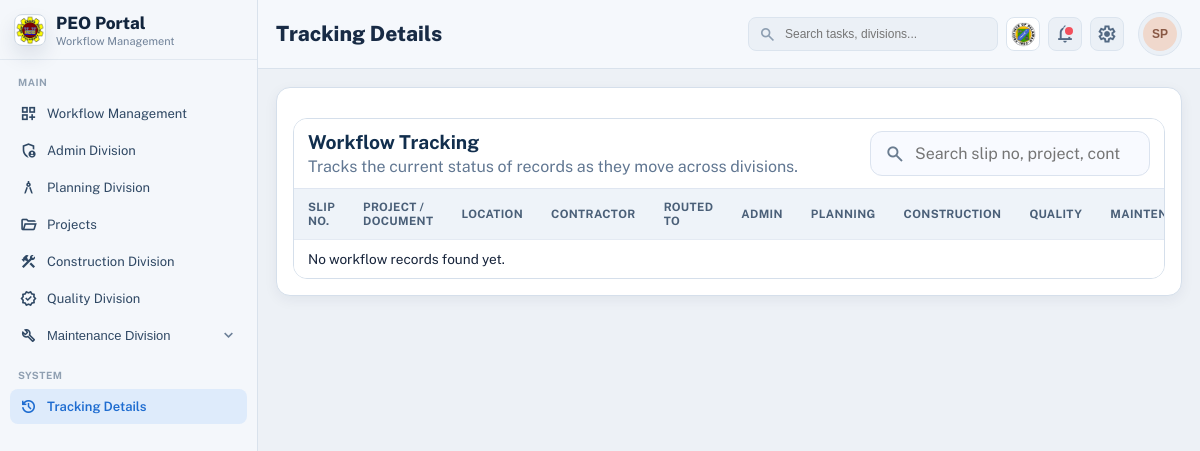
Before: /tracking-details/ (signed in) with the older database file.
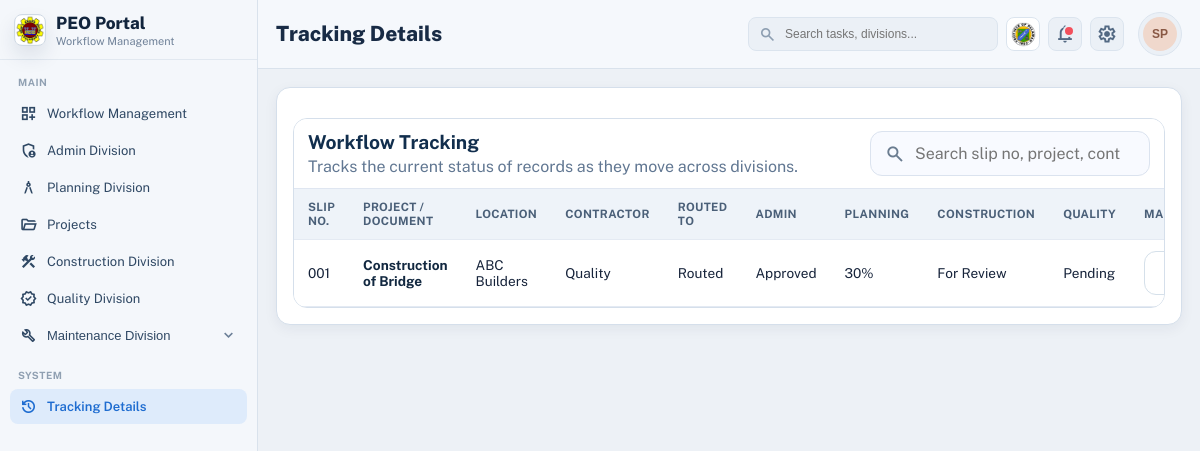
After: the same page with the newer database file.
### my_app/models.py (models this page shows, shortened)
class DivisionStore(models.Model):
    KEY_ADMIN = 'admin'
    KEY_PLANNING = 'planning'
    KEY_CONSTRUCTION = 'construction'
    KEY_QUALITY = 'quality'
    KEY_MAINTENANCE = 'maintenance'
    KEY_CHOICES = [
        (KEY_ADMIN, 'Admin Division'),
        (KEY_PLANNING, 'Planning Division'),
        (KEY_CONSTRUCTION, 'Construction Division'),
        (KEY_QUALITY, 'Quality Division'),
        (KEY_MAINTENANCE, 'Maintenance Division'),
    ]
    user = models.ForeignKey(
        settings.AUTH_USER_MODEL,
        on_delete=models.CASCADE,
        related_name='division_stores',
    )
    key = models.CharField(max_length=20, choices=KEY_CHOICES)
    data = models.JSONField(default=dict, blank=True)
    created_at = models.DateTimeField(auto_now_add=True)
    updated_at = models.DateTimeField(auto_now=True)
    class Meta:
        constraints = [
            models.UniqueConstraint(fields=['user', 'key'], name='unique_division_store_per_user'),
        ]

### my_app/views.py (the view)
# urls.py: path('tracking-details/', views.tracking_details, name='tracking_details'),
@login_required
def tracking_details(request):
    return render(
        request,
        'Dashboard/dashboard.html',
        _build_dashboard_context(
            request,
            current_section='tracking',
            page_heading='Tracking Details',
            tracking_rows=_build_tracking_rows(request.user),
            tracking_payload=_build_tracking_payload(request.user),
        ),
    )

### my_app/templates/Dashboard/dashboard.html (shortened to what this page needs)
{% load static %}
{% load static %}
<!DOCTYPE html>
<html lang="en">
<head>
    <link rel="stylesheet" href="{% static 'styles.css' %}">
</head>
<body class="portal-body">
    <div class="portal-shell">
        <aside class="portal-sidebar" id="portal-sidebar">
            <div class="portal-brand">
                <div class="brand-icon">
                    <img src="{% static 'img/peo logo.png' %}" alt="PEO Portal logo">
                </div>
                <div class="brand-text">
                    <h1>PEO Portal</h1>
                    <p>Workflow Management</p>
                </div>
            </div>
            <nav class="portal-nav" aria-label="Primary">
                <p class="nav-group">Main</p>
                <a
                    href="{% url 'user_dashboard' %}"
                    class="nav-item {% if current_section == 'workflow' %}nav-item-active{% endif %}"
                    data-peo-toast-message="Workflow Management dashboard is now active."
                    data-peo-toast-title="Sidebar Navigation"
                    data-peo-toast-variant="info"
                    data-peo-toast-persist="navigation"
                >
                    <span class="material-symbols-outlined">dashboard_customize</span>
                    <span>Workflow Management</span>
                </a>
                <a
                    href="{% url 'admin_division_dashboard' %}"
                    class="nav-item js-admin-division-button {% if current_section == 'admin' %}nav-item-active{% endif %}"
                    data-admin-division-url="{% url 'admin_division_dashboard' %}"
                    data-peo-toast-message="Admin Division workspace loaded from the sidebar."
                    data-peo-toast-title="Sidebar Navigation"
                    data-peo-toast-variant="info"
                    data-peo-toast-persist="navigation"
                >
                    <span class="material-symbols-outlined">admin_panel_settings</span>
                    <span>Admin Division</span>
                </a>
                <a
                    href="{% url 'planning_division_dashboard' %}"
                    class="nav-item {% if current_section == 'planning' %}nav-item-active{% endif %}"
                    data-peo-toast-message="Planning Division workspace loaded from the sidebar."
                    data-peo-toast-title="Sidebar Navigation"
                    data-peo-toast-variant="info"
                    data-peo-toast-persist="navigation"
                >
                    <span class="material-symbols-outlined">architecture</span>
                    <span>Planning Division</span>
                </a>
                <a
                    href="{% url 'project_dashboard' %}"
                    class="nav-item js-project-dashboard-button {% if current_section == 'project' %}nav-item-active{% endif %}"
                    data-project-dashboard-url="{% url 'project_dashboard' %}"
                    data-peo-toast-message="Project registry opened from the sidebar."
                    data-peo-toast-title="Sidebar Navigation"
                    data-peo-toast-variant="info"
                    data-peo-toast-persist="navigation"
                >
                    <span class="material-symbols-outlined">folder_open</span>
                    <span>Projects</span>
                </a>
                <a
                    href="{% url 'construction_division_dashboard' %}"
                    class="nav-item {% if current_section == 'construction' %}nav-item-active{% endif %}"
                    data-peo-toast-message="Construction Division workspace loaded from the sidebar."
                    data-peo-toast-title="Sidebar Navigation"
                    data-peo-toast-variant="info"
                    data-peo-toast-persist="navigation"
                >
                    <span class="material-symbols-outlined">construction</span>
                    <span>Construction Division</span>
                </a>
                <a
                    href="{% url 'quality_division_dashboard' %}"
                    class="nav-item {% if current_section == 'quality' %}nav-item-active{% endif %}"
                    data-peo-toast-message="Quality Division workspace loaded from the sidebar."
                    data-peo-toast-title="Sidebar Navigation"
                    data-peo-toast-variant="info"
                    data-peo-toast-persist="navigation"
                >
                    <span class="material-symbols-outlined">verified</span>
                    <span>Quality Division</span>
                </a>
                <div class="nav-maintenance {% if current_section == 'maintenance' %}is-open{% endif %}">
                    <button
                        type="button"
                        class="nav-item nav-item-button js-maintenance-toggle {% if current_section == 'maintenance' %}nav-item-active{% endif %}"
                        aria-expanded="{% if current_section == 'maintenance' %}true{% else %}false{% endif %}"
                        data-maintenance-open="{% if current_section == 'maintenance' %}true{% else %}false{% endif %}"
                    >
                        <span class="nav-item-label">
                            <span class="material-symbols-outlined">build</span>
                            <span>Maintenance Division</span>
                        </span>
                        <span class="material-symbols-outlined nav-caret">expand_more</span>
                    </button>
                </div>
                <p class="nav-group nav-group-secondary">System</p>
                <a
                    href="{% url 'tracking_details' %}"
                    class="nav-item {% if current_section == 'tracking' %}nav-item-active{% endif %}"
                    data-peo-toast-message="Tracking Details opened from the sidebar."
                    data-peo-toast-title="Sidebar Navigation"
                    data-peo-toast-variant="info"
                    data-peo-toast-persist="navigation"
                >
                    <span class="material-symbols-outlined" aria-hidden="true">history</span>
                    <span>Tracking Details</span>
                </a>
            </nav>
        </aside>
        <main class="portal-main">
            <header class="portal-topbar">
                <div class="topbar-left">
                    <h2>{{ page_heading|default:"Workflow Management" }}</h2>
                </div>
                <div class="topbar-right">
                    <label class="search-wrap" for="dashboard-search">
                        <span class="material-symbols-outlined">search</span>
                        <input id="dashboard-search" type="text" placeholder="Search tasks, divisions...">
                    </label>
                    <div class="topbar-prov-logo" aria-label="Province logo">
                        <img src="{% static 'img/prov logo.png' %}" alt="Province of Batangas logo">
                    </div>
                    <div class="topbar-notifications-menu">
                        <button
                            type="button"
                            class="icon-btn {% if dashboard_has_notifications %}has-dot{% endif %}"
                            aria-label="Notifications"
                            aria-haspopup="menu"
                            aria-expanded="false"
                            data-topbar-notifications-toggle
                        >
                            <span class="material-symbols-outlined">notifications</span>
                        </button>
                    </div>
                    <div class="topbar-settings-menu">
                        <button
                            type="button"
                            class="icon-btn"
                            aria-label="Settings"
                            aria-haspopup="menu"
                            aria-expanded="false"
                            data-topbar-settings-toggle
                        >
                            <span class="material-symbols-outlined">settings</span>
                        </button>
                    </div>
                    <div class="topbar-user-menu">
                        <button
                            type="button"
                            class="topbar-user-trigger"
                            aria-haspopup="menu"
                            aria-expanded="false"
                            data-account-menu-toggle
                        >
                            <div class="user-avatar">
                                {% if dashboard_user_profile_picture_url %}
                                    <img src="{{ dashboard_user_profile_picture_url }}" alt="{{ dashboard_user_name }}">
                                {% else %}
                                    {{ dashboard_user_initials }}
                                {% endif %}
                            </div>
                        </button>
                    </div>
                </div>
            </header>
	            <section class="portal-content">
	                {% if current_section == 'admin' %}
	                    {% include admin_template|default:'admin/admin_division.html' %}
	                {% elif current_section == 'planning' %}
	                    {% include planning_template|default:'Planning/planning_division_table.html' %}
	                {% elif current_section == 'project' %}
	                    {% include 'Project/project_table.html' %}
	                {% elif current_section == 'construction' %}
	                    {% include construction_template|default:'construction/construction.html' %}
	                {% elif current_section == 'quality' %}
	                    {% include quality_template|default:'Quality/quality_division_table.html' %}
	                {% elif current_section == 'settings' %}
	                    {% include 'account/settings_panel.html' %}
	                {% elif current_section == 'maintenance' %}
	                    {% include maintenance_template %}
                {% elif current_section == 'tracking' %}
                    {% include 'tracking_details.html' %}
                {% endif %}
            </section>
        </main>
    </div>
</body>
</html>

### my_app/templates/tracking_details.html (shortened to what this page needs)
<section class="road-filter-panel tracking-board" aria-label="Workflow tracking details">
    <div class="road-table-wrap">
        <div class="road-table-head">
            <div>
                <h2 style="margin:0; font-size:1.2rem; color:#112e4d;">Workflow Tracking</h2>
                <p style="margin:4px 0 0; color:#617792;">Tracks the current status of records as they move across divisions.</p>
            </div>
            <div class="road-table-actions" style="display:flex; gap:12px; align-items:center;">
                <label class="quality-search" style="max-width:320px;">
                    <span class="material-symbols-outlined" aria-hidden="true">search</span>
                    <input type="search" class="js-tracking-search" placeholder="Search slip no, project, contractor...">
                </label>
            </div>
        </div>
        <div class="road-table-scroll" role="region" aria-label="Tracking table" tabindex="0">
            <table class="road-table tracking-table">
                <colgroup>
                    <col style="width: 120px;">
                    <col style="width: 320px;">
                    <col style="width: 260px;">
                    <col style="width: 220px;">
                    <col style="width: 140px;">
                    <col style="width: 150px;">
                    <col style="width: 150px;">
                    <col style="width: 150px;">
                    <col style="width: 150px;">
                    <col style="width: 160px;">
                    <col style="width: 140px;">
                </colgroup>
                <thead>
                    <tr>
                        <th>Slip No.</th>
                        <th>Project / Document</th>
                        <th>Location</th>
                        <th>Contractor</th>
                        <th>Routed To</th>
                        <th>Admin</th>
                        <th>Planning</th>
                        <th>Construction</th>
                        <th>Quality</th>
                        <th>Maintenance</th>
                    </tr>
                </thead>
                <tbody class="js-tracking-table-body">
                    {% if tracking_rows %}
                        {% for row in tracking_rows %}
                            <tr class="js-tracking-row" data-admin-id="{{ row.admin_record_id }}">
                                <td>{{ row.slip_no|default:"—" }}</td>
                                <td>
                                    <strong style="color:#122840;">{{ row.project_name|default:"—" }}</strong>
                                </td>
                                <td>{{ row.contractor|default:"—" }}</td>
                                <td>{{ row.routed_to|default:"—" }}</td>
                                <td>{{ row.admin_status|default:"—" }}</td>
                                <td>{{ row.planning_status|default:"—" }}</td>
                                <td>{{ row.construction_status|default:"—" }}</td>
                                <td>{{ row.quality_status|default:"—" }}</td>
                                <td>{{ row.maintenance_status|default:"—" }}</td>
                                <td>
                                    <button type="button" class="project-secondary-btn tracking-details-btn js-tracking-show-details" data-admin-id="{{ row.admin_record_id }}">
                                    </button>
                                </td>
                            </tr>
                        {% endfor %}
                    {% else %}
                        <tr class="construction-empty-row js-tracking-empty-row">
                            <td colspan="11">No workflow records found yet.</td>
                        </tr>
                    {% endif %}
                </tbody>
            </table>
        </div>
    </div>
</section>

Changed rows visible on the page:
now on this page (row edited): DivisionStore: slip_no "001", project_name "Construction of Bridge", contractor "ABC Builders", routed_to "Quality", admin_status "Routed", planning_status "Approved", construction_status "30%", quality_status "For Review", maintenance_status "Pending"
Other visible differences:
text no longer shown: "No workflow records found yet."
